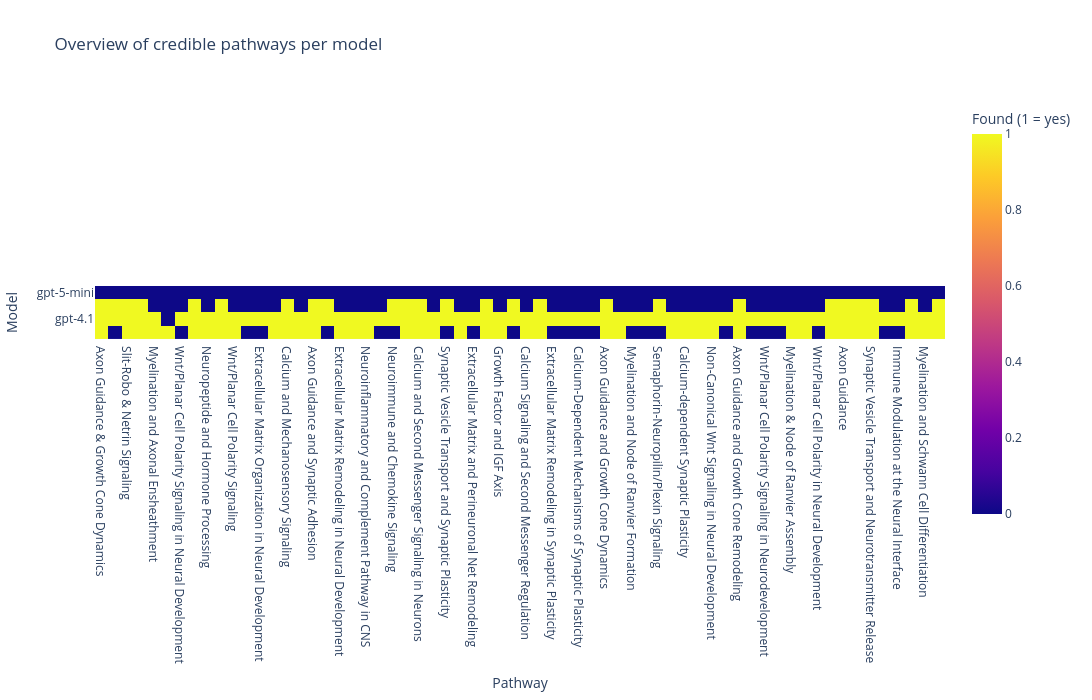

Notebook cell for this chart:
### Markdown cell above
The analysis below was excluded because credibility was assessed at gene-level, making pathway-level overlap misleading.

### Code cell
# # Make sets of credible pathways per model
# models = ['gpt-5-mini', 'gpt-5', 'gpt-4.1', 'gpt-4.1-mini']
# model_sets = {m: set(df_exp[df_exp['model'] == m]['credible_pathways_list']) for m in models}

# # Make list of unique pathways. Chain adds all sets together. 
# all_pathways = list(set(chain.from_iterable(model_sets.values())))

# # Make dataframe with indicater per model if pathway was found
# df_upset = pd.DataFrame({'pathway': all_pathways})
# for m in models:
#     df_upset[m] = df_upset['pathway'].apply(lambda x: 1 if x in model_sets[m] else 0)

# # Plot heatmap
# fig = px.imshow(
#     df_upset.set_index('pathway').T,
#     labels=dict(x="Pathway", y="Model", color="Found (1 = yes)"),
#     title="Overview of credible pathways per model",
#     width=1500,  
#     height=700
# )
# fig.show()

### Figure 1 — Plotly figure (JSON) as saved in the notebook; plotly's stock layout.template omitted (floating-point values rounded to 4 significant figures; data arrays with more than 128 entries replaced by an {"elided": "..."} marker saying what was removed)
{"data": [{"coloraxis": "coloraxis", "hovertemplate": "Pathway: %{x}<br>Model: %{y}<br>Found (1 = yes): %{z}<extra></extra>", "name": "0", "type": "heatmap", "x": ["Axon Guidance & Growth Cone Dynamics", "Synaptic Vesicle Trafficking & Neurotransmitter Release", "Slit-Robo & Netrin Signaling", "Myelination and Node of Ranvier Organization", "Myelination and Axonal Ensheathment", "Oxidative Stress Response in Neural Cells", "Wnt/Planar Cell Polarity Signaling in Neural Development", "Synaptic Vesicle Trafficking and Plasticity", "Neuropeptide and Hormone Processing", "Synaptic Vesicle Transport and Plasticity", "Wnt/Planar Cell Polarity Signaling", "Synaptic Vesicle Cycle & Neurotransmitter Release", "Extracellular Matrix Organization in Neural Development", "Slit-Robo Signaling", "Calcium and Mechanosensory Signaling", "Non-canonical Wnt/Planar Cell Polarity Pathway", "Axon Guidance and Synaptic Adhesion", "Synaptic Vesicle Trafficking and Neurotransmitter Release", "Extracellular Matrix Remodeling in Neural Development", "Non-Canonical Wnt / Planar Cell Polarity Signaling", "Neuroinflammatory and Complement Pathway in CNS", "Extracellular Matrix Remodeling and Integrin Interaction in Synapses", "Neuroimmune and Chemokine Signaling", "Axon Guidance and Neurite Outgrowth", "Calcium and Second Messenger Signaling in Neurons", "Neurotrophic and IGF-Related Signaling", "Synaptic Vesicle Transport and Synaptic Plasticity", "Calcium-Dependent Signal Transduction", "Extracellular Matrix and Perineuronal Net Remodeling", "Netrin Signaling", "Growth Factor and IGF Axis", "Semaphorin-Neuropilin-Plexin Signaling", "Calcium Signaling and Second Messenger Regulation", "Calcium and GPCR-Mediated Neuronal Signaling", "Extracellular Matrix Remodeling in Synaptic Plasticity", "Extracellular Matrix Remodeling and Integrin Signaling in Neural Development", "Calcium-Dependent Mechanisms of Synaptic Plasticity", "Synaptic Vesicle Cycling and Neurotransmitter Release", "Axon Guidance and Growth Cone Dynamics", "Synaptic Vesicle Transport and Presynaptic Assembly", "Myelination and Node of Ranvier Formation", "Semaphorin–Plexin Signaling", "Semaphorin-Neuropilin/Plexin Signaling", "Non-canonical Wnt/PCP Signaling", "Calcium-dependent Synaptic Plasticity", "Myelination and Node of Ranvier Assembly", "Non-Canonical Wnt Signaling in Neural Development", "Wnt and Growth Factor–Mediated Neurodevelopment", "Axon Guidance and Growth Cone Remodeling", "Synaptic Vesicle Dynamics and Neurotransmitter Release", "Wnt/Planar Cell Polarity Signaling in Neurodevelopment", "Extracellular Matrix and Integrin Interaction in Neural Tissue", "Myelination & Node of Ranvier Assembly", "Integrin-Mediated Cell Adhesion and Migration", "Wnt/Planar Cell Polarity in Neural Development", "Slit–Robo Signaling", "Axon Guidance", "Synaptic Vesicle Trafficking and Calcium Signaling", "Synaptic Vesicle Transport and Neurotransmitter Release", "Axon Guidance and Neuronal Migration", "Immune Modulation at the Neural Interface", "Wnt/β-Catenin and Planar Cell Polarity Signaling", "Myelination and Schwann Cell Differentiation", "Axon Guidance and Semaphorin/Slit Signaling"], "xaxis": "x", "y": ["gpt-5-mini", "gpt-5", "gpt-4.1", "gpt-4.1-mini"], "yaxis": "y", "z": {"elided": "4x64 int values"}}], "layout": {"coloraxis": {"colorbar": {"title": {"text": "Found (1 = yes)"}}, "colorscale": [[0, "#0d0887"], [0.1111, "#46039f"], [0.2222, "#7201a8"], [0.3333, "#9c179e"], [0.4444, "#bd3786"], [0.5556, "#d8576b"], [0.6667, "#ed7953"], [0.7778, "#fb9f3a"], [0.8889, "#fdca26"], [1, "#f0f921"]]}, "height": 700, "title": {"text": "Overview of credible pathways per model"}, "width": 1500, "xaxis": {"anchor": "y", "constrain": "domain", "domain": [0, 1], "scaleanchor": "y", "title": {"text": "Pathway"}}, "yaxis": {"anchor": "x", "autorange": "reversed", "constrain": "domain", "domain": [0, 1], "title": {"text": "Model"}}}}
